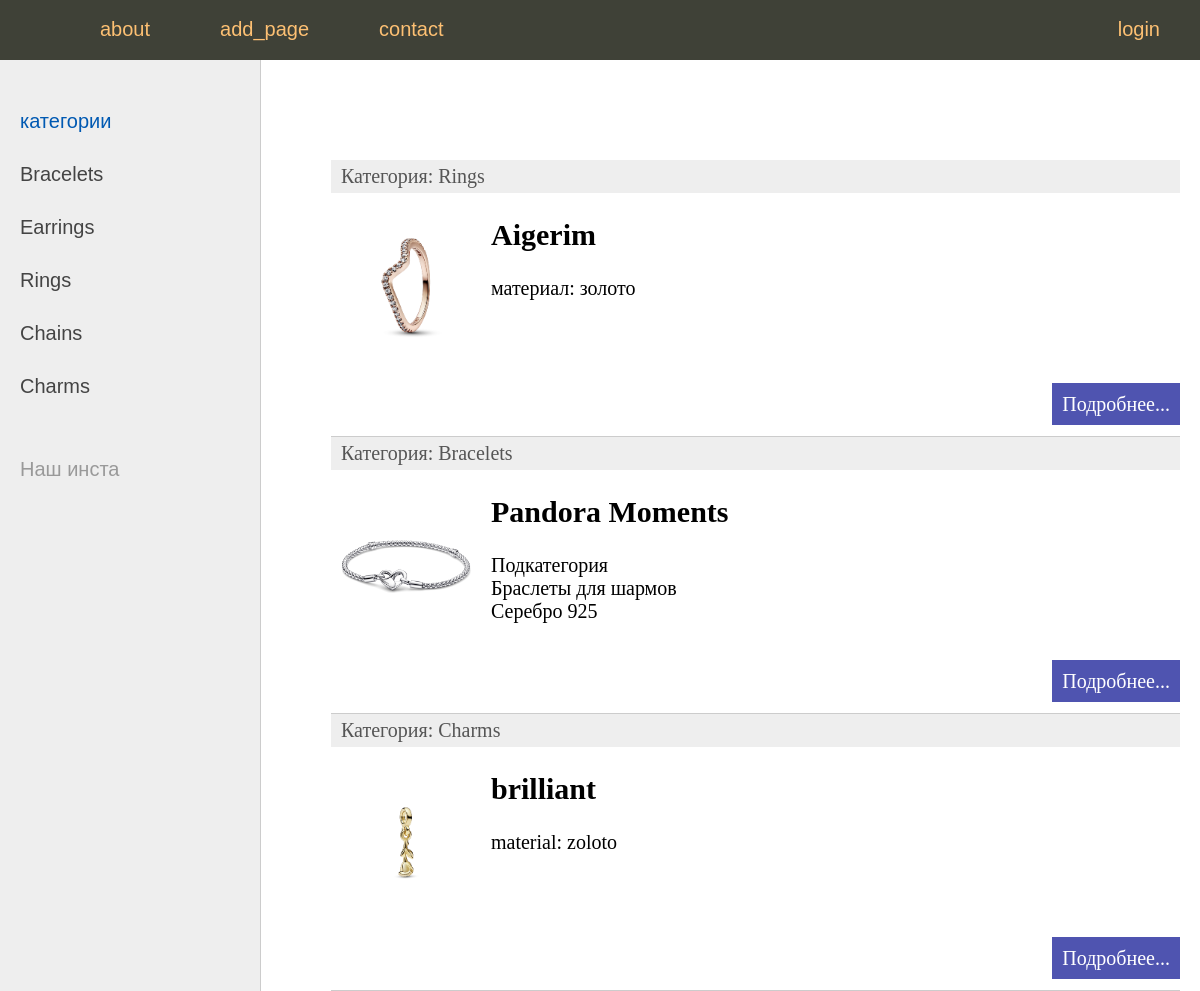
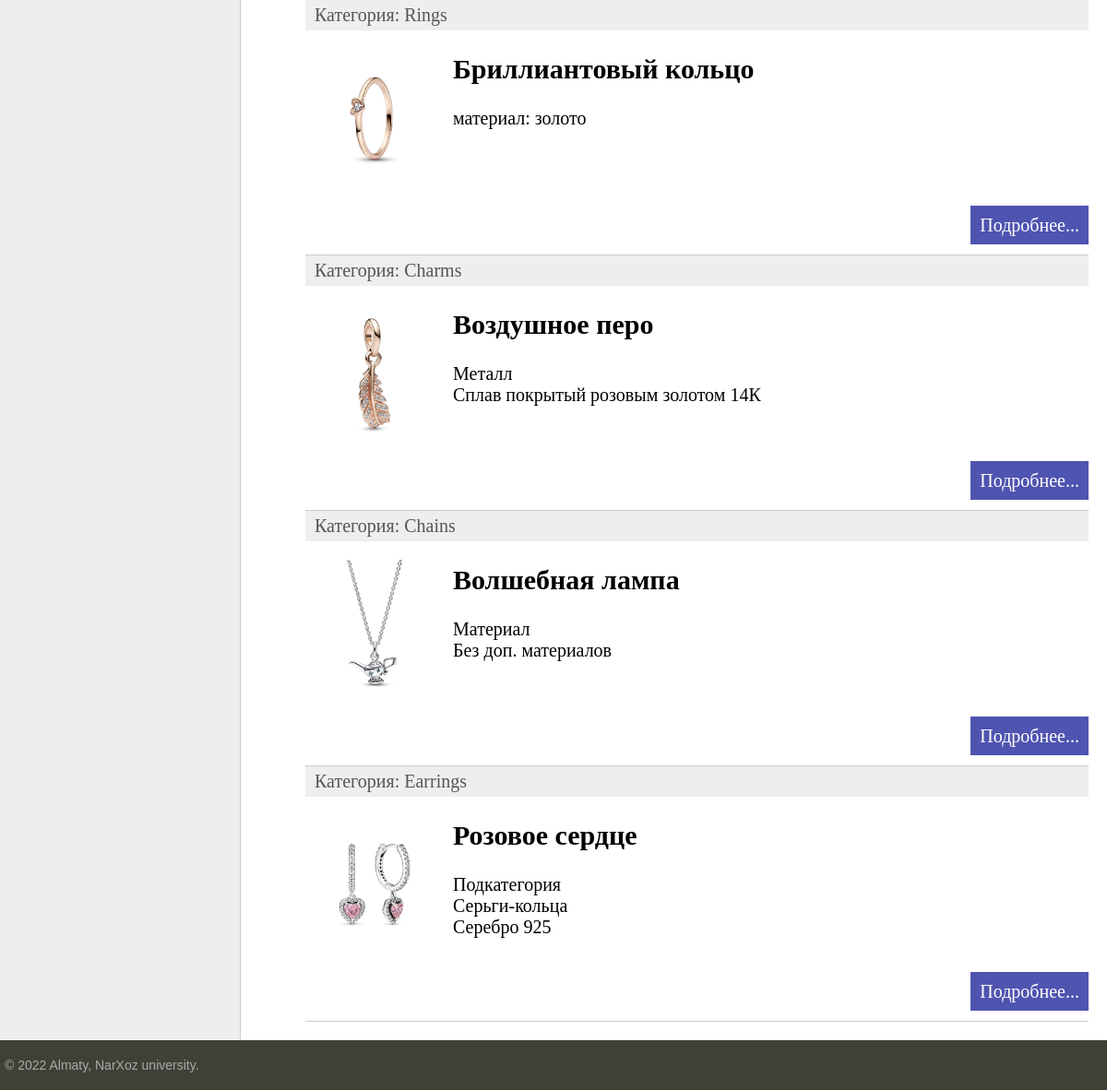
The page / on the database its author committed (2 pictures, top to bottom).
### aigerim/models.py (models this page shows, shortened)
class Category(models.Model):
    title = models.CharField(max_length=100, db_index=True, verbose_name="Категории")
    slug = models.SlugField(max_length=255, unique=True, db_index=True, verbose_name="URL")
    def __str__(self):
        return self.title
    def get_absolute_url(self):
        return reverse('category', kwargs={'cat_slug': self.slug})
    class Meta:
        verbose_name = 'Категория'
        verbose_name_plural = 'Категории'
        ordering = ['id']

class Aigerim(models.Model):
    objects = None
    name = models.CharField(max_length=255, verbose_name="Заголовок")
    slug = models.SlugField(max_length=255, unique=True, db_index=True, verbose_name="URL")
    content = models.TextField(blank=True, verbose_name="Текст статьи")
    price = models.BigIntegerField(default=True, verbose_name="Цена")
    photo = models.ImageField(upload_to="photos/%Y/%m/%d/", verbose_name="Фото")
    cat = models.ForeignKey('Category', on_delete=models.PROTECT,  verbose_name="Категории")
    class Meta:
        verbose_name = 'Известные бренды'
        verbose_name_plural = 'Известные бренды'
        ordering = ['name']

### aigerim/views.py (the view)
# urls.py: path('', AigerimHome.as_view(), name='home'),
class AigerimHome(ListView):
    model = Aigerim
    template_name = 'aigerim/index.html'
    context_object_name = 'posts'
    def get_context_data(self, *, object_list=None, **kwargs):
        context = super().get_context_data(**kwargs)
        context['menu'] = menu
        context['title'] = 'Главная страница'
        context['cat_selected'] = 0
        return context

### aigerim/templatetags/aigerim_tags.py (called while the page is built)
@register.inclusion_tag('aigerim/list_categories.html')
def show_categories(sort=None, cat_selected=0):
    if not sort:
        cats = Category.objects.all()
    else:
        cats = Category.objects.order_by(sort)
    return {"cats": cats, "cat_selected": cat_selected}

### aigerim/templates/aigerim/index.html (shortened to what this page needs)
{% extends 'aigerim/base.html' %}
{% block content %}
<ul class="list-articles">
    {% for p in object_list %}
    <li>
        <div class="article-panel">
            <p class="first">Категория: {{p.cat}}</p>
        </div>
        {% if p.photo %}
            <p><img class="img-article-left thumb" src="{{p.photo.url}}"></p>
        {% endif %}
        <h2>{{p.name}}</h2>
        {% autoescape on %}
        {{p.content|linebreaks|truncatewords:50}}
        {% endautoescape %}
        <p class="link-read-post"><a href="{{ p.get_absolute_url }}">Подробнее...</a></p>
    </li>
    {% endfor %}
</ul>
{% endblock %}

### aigerim/templates/aigerim/base.html (shortened to what this page needs)
{% load static %}
{% load aigerim_tags %}
<!doctype html>
<html>
<head>
    <link type="text/css" href="{% static 'aigerim/css/style.css' %}" rel="stylesheet" />
</head>
<body>
<table class="table-page" border=0 cellpadding="0" cellspacing="0">
<tr><td valign=top>
       {% block mainmenu %}
            <div class="header">
                <ul id="mainmenu" class="mainmenu">
                    <li class="logo"></li>
                    {% for a in menu %}
                      {% if not forloop.last %}
                       <li><a href="{% url a.url_name %}">{{a.url_name}}</a></li>
                      {% else %}
                        <li class="last"><a href="{% url a.url_name %}">{{a.url_name}} </a></li>
                      {% endif %}
                    {% endfor %}
                </ul>
            </div>
<table class="table-content" border=0 cellpadding="0" cellspacing="0">
<tr>
    <td valign="top" class="left-chapters">
	<ul id="leftchapters">
        {% if cat_selected == 0 %}
		<li class="selected">категории</li>
        {% else %}
		<li><a href="{% url 'home' %}">категории</a></li>
        {% endif %}
        {% show_categories cat_selected=cat_selected %}
		<li class="share">
		<p>Наш инста</p>
		<a class="share-yt" href="#" target="_blank" rel="nofollow"></a>
		</li>
	</ul>
    </td>
    <td valign="top" class="content">
	<div class="content-text">
        {% block content %}
        {% endblock %}
	</div>
</td></tr></table>
</td></tr>
<tr><td valign=top>
	<div id="footer">
		<p>&copy; 2022 Almaty, NarXoz university.</p>
	</div>
</td></tr></table>
</body>
</html>

### aigerim/templates/aigerim/list_categories.html
{% for c in cats %}
	{% if c.pk == cat_selected %}
		<li class="selected">{{c.title}}</li>
	{% else %}
		<li><a href="{{ c.get_absolute_url }}">{{c.title}}</a></li>
	{% endif %}
{% endfor %}

### aigerim/static/aigerim/css/style.css (style rules this page uses)
html, body { font-family: 'Arial'; margin: 0; padding: 0; height: 100%; width: 100%; color: #444; }
a { color: #ff4da6; text-decoration: none; }
img { max-width: 600px; height: auto; }
img.img-article-left { max-width: 300px; height: auto; float: left; padding: 0 10px 10px 0; }
img.img-article-left.thumb { max-width: 150px; height: auto; }
p.link-read-post { text-align: right; }
p.link-read-post a { padding: 10px; min-width: 100px; background: #4f54b0; color: #fff; text-decoration: none; }
div.article-panel { background: #eee; padding: 5px 10px 5px 10px; box-sizing: border-box; overflow: hidden; color: #555; }
div.article-panel p.first { margin: 0; float: left; }
ul.list-articles { list-style: none; margin: 0; padding: 0; }
ul.list-articles li { border-bottom: 1px solid #ccc; }
.table-page { width: 100%; height: 100%; vertical-align: top; }
.table-page tr { height: 100%; }
.header { background: #3F4137; height: 60px; }
.logo { background: url('../images/logo.png') no-repeat 10px 5px; width: 70px; height: 60px; }
ul.mainmenu { list-style: none; margin: 0; padding: 0; height: 60px; color: #fdc073; font-size: 20px; overflow: hidden; }
ul.mainmenu li { float: left; margin: 18px 40px 0 30px; }
ul.mainmenu li.logo { margin: 0; }
ul.mainmenu li.last { float: right; }
ul.mainmenu li a { color: #fdc073; text-decoration: none; }
.table-content { width: 100%; min-height: 100%; height: 100%; }
.left-chapters { margin: 0; background: #eee; border-right: 1px solid #ccc; min-height: 100%; }
.left-chapters ul { width: 230px; min-height: 100%; margin: 0; padding: 20px 10px 10px 20px; list-style: none; font-size: 20px; }
.left-chapters ul li { margin: 30px 0 0 0; color: #999; }
.left-chapters ul li.selected { color: #0059b2; }
.left-chapters ul li a { color: #444; text-decoration: none; }
.left-chapters ul li.share { margin: 60px 0 0 0; }
.left-chapters ul li.share p { margin: 30px 0 30px 0; }
.left-chapters ul li.share a { display: inline-block; width: 40px; height: 40px; margin: 0 20px 0 0; }
.left-chapters ul li.share a.share-yt { width: 100%; height: 30px; background: url('../images/share_yt.png') no-repeat 0 0 }
.content { padding: 40px 20px 20px 40px; width: 100%; box-sizing: border-box; }
.content-text { margin: 60px 0 0 30px; color: #000; font-size: 20px; font-family: Yandex Sans Display Light; }
#footer { box-sizing: border-box; background: #3F4137; padding: 5px; color: #aaa; font-size: 14px; font-family: Verdana, Geneva, Arial, Helvetica; text-align: left; overflow: hidden; }

### rows shown on the page
Category: title "Bracelets"
Category: title "Earrings"
Category: title "Rings"
Category: title "Chains"
Category: title "Charms"
Aigerim: cat "Rings", photo (picture), name "Aigerim", content "материал: золото"
Aigerim: cat "Bracelets", photo (picture), name "Pandora Moments", content "Подкатегория Браслеты для шармов Серебро 925"
Aigerim: cat "Charms", photo (picture), name "brilliant", content "material: zoloto"
Aigerim: cat "Rings", photo (picture), name "Бриллиантовый кольцо", content "материал: золото"
Aigerim: cat "Charms", photo (picture), name "Воздушное перо", content "Металл Сплав покрытый розовым золотом 14К"
Aigerim: cat "Chains", photo (picture), name "Волшебная лампа", content "Материал Без доп. материалов"
Aigerim: cat "Earrings", photo (picture), name "Розовое сердце", content "Подкатегория Серьги-кольца Серебро 925"

### other values the page prints
{{ a.url_name }} "about" "add_page" "contact"
{{ a.url_name }} "login"
